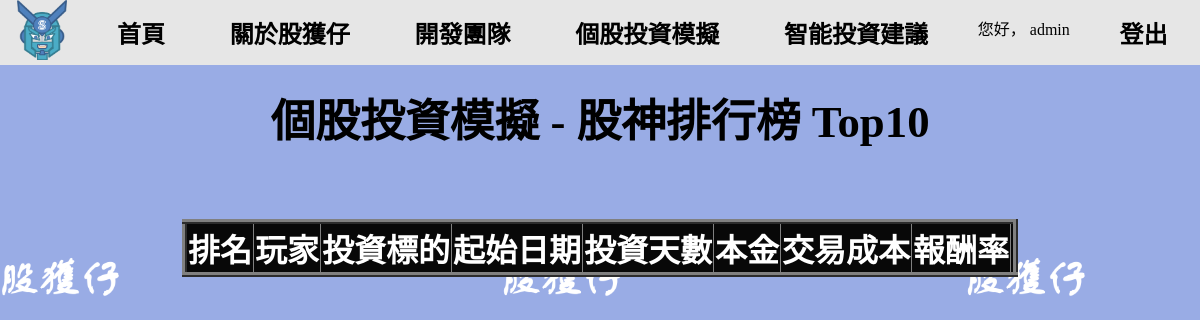
The page /stockGame/ranking (signed in) on the database as committed earlier.
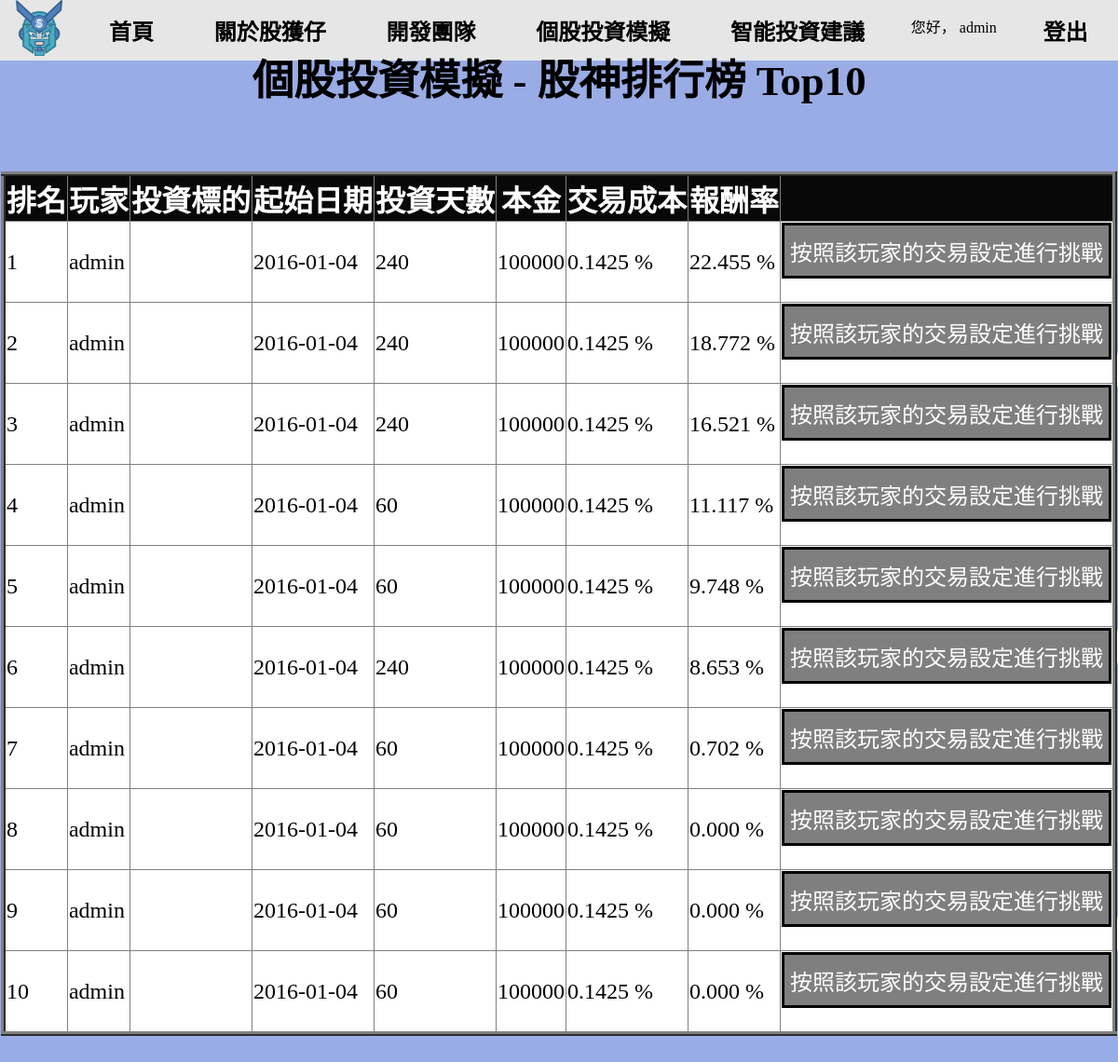
The same page on the database as committed later.
### TradingGame/models.py (models this page shows, shortened)
class RankingHistory(models.Model):
	setup = models.ForeignKey(Setup, on_delete = models.CASCADE) # 交易設定(外來鍵)
	final_rate_of_return = models.FloatField() # 最終報酬率
	class Meta:
		db_table = 'RankingHistory'

class Setup(models.Model):
	user = models.ForeignKey(User, on_delete = models.CASCADE) # 用戶編號(外來鍵)
	stock_code = models.ForeignKey(StockCode, on_delete = models.CASCADE) # 股票代碼
	initial_transaction_date = models.DateField() # 起始交易日
	playing_duration = models.IntegerField(choices = ((60, '60個交易日(三個月)'), (240, '240個交易日(一年)')))
	principal = models.IntegerField() # 本金
	transaction_cost_rate = models.FloatField(choices = ((0.001425, '股票買賣現行手續費率(0.1425%)'), (0, '無'))) # 交易成本比率
	class Meta:
		db_table = 'setup'

### TradingGame/views.py (the view)
# urls.py: url(r'ranking', ranking, name = 'ranking'),
def ranking(request):
    ranking_table = RankingHistory.objects.order_by('-final_rate_of_return')[:10]  # 取前10名
    for i in range(0,len(ranking_table)):
        ranking_table[i].setup.transaction_cost_rate *= 100
        ranking_table[i].final_rate_of_return *= 100
    return render(request, 'ranking.html',{'ranking_table' : ranking_table})

### templates/ranking.html (shortened to what this page needs)
{% extends 'base.html' %}
{% load static %}
{% load staticfiles %}
{% block content %}
{% if user.is_authenticated %}
	<div id = 'ranking_div1'>
		<p style="font-family:微軟正黑體;font-weight:bolder;font-size:280%;text-align: center;">
			個股投資模擬 - 股神排行榜 Top10</p>
		<table border="5" style="table-layout:fixed">
		  　<tr>
			  <th>排名</th>
			　<th>玩家</th>
			  <th>投資標的</th>
			  <th>起始日期</th>
			  <th>投資天數</th>
			  <th>本金</th>
			  <th>交易成本</th>
			　<th>報酬率</th>
			  <th></th>
			</tr>
			{% for record in ranking_table %}
				<tr>
				    <td>{{ forloop.counter }}</td>
			　		<td>{{ record.setup.user }}</td>
					<td>{{ record.setup.stock_code }}</td>
					<td>{{ record.setup.initial_transaction_date }}</td>
					<td>{{ record.setup.playing_duration }}</td>
					<td>{{ record.setup.principal }}</td>
					<td>{{ record.setup.transaction_cost_rate | floatformat:4}} %</td>
			　		<td>{{ record.final_rate_of_return | floatformat:3}} %</td>
					<td>
						<form action="{% url 'playing' %}" method="post">
						 	<input type="submit" value="按照該玩家的交易設定進行挑戰" name = 'setup'>
						</form>
					</td>
				</tr>
			{% endfor %}
		  </table>
	</div>
{% else %}
<div id = 'signUpNotificationDiv'>
  <p>想要使用「個股投資模擬」的功能嗎？</p>
  <p>那就立刻加入股獲仔吧！</p>
  <input type="button" id="input-style1" onclick="location.href='http://127.0.0.1:8000/accounts/login/';" value="立即使用" />
</div>
{% endif %}
{% endblock %}

### templates/base.html (shortened to what this page needs)
{% load static %}
{% load staticfiles %}
<html>
    <head>
        <link rel="stylesheet" href="{% static 'css/style.css' %}">
    </head>
    <body background = "{% static 'images/bg.png' %}">
        <div id = 'menuBar'>
            <ul class="flex-div">
            	<img src = "{% static 'images/stockWinner_02.png' %}" width="50px" height="60px">
                <li><a href="http://127.0.0.1:8000/">首頁</a></li>
                <li><a href="http://127.0.0.1:8000/aboutMe/">關於股獲仔</a></li>
                <li><a href="http://127.0.0.1:8000/developmentTeam/">開發團隊</a></li>
                <li><a href="#">個股投資模擬</a>
                </li>
                <li><a href="http://127.0.0.1:8000/intelligentInvestmentAdvise">智能投資建議</a></li>
                {% if not user.is_authenticated %}
                    <li><a href="http://127.0.0.1:8000/accounts/login/">註冊/登入</a></li>
                {% else %}
               	    <p>您好， {{ user }}</p>
                    <li><a href="http://127.0.0.1:8000/accounts/logout/">登出</a></li>
                {% endif %}
            </ul>
        </div>
   		{% block content %}
    	{% endblock %}
    </body>
</html>

### static/css/style.css (style rules this page uses)
body { margin: 0px; }
#menuBar > ul { background-color: rgb(230, 230, 230); list-style: none; margin: 0; padding: 0; }
#menuBar a { color: inherit; display: block; font-size: 1.5rem; text-decoration: none; font-weight: bold; font-family: '微軟正黑體'; padding: 15; }
.flex-div { display: flex; justify-content: space-around; }

### templates/ranking.html (style rules this page uses)
#ranking_div1 { position: relative; margin:100px auto; width: 100%; top: -10vh; height: 60vh; }
th { font-family: '微軟正黑體'; background-color: #080808; color:#fff; font-size: 2rem }
td { background-color: #fff; font-family: '微軟正黑體'; font-size: 1.5rem }
table { margin-left:auto; margin-right:auto; border-style:inset; border-collapse:collapse; }
input { background-color:rgba(0,0,0,0.5); border: 3px solid black; color:#fff; height: 60px; font-size: 1.5rem; }

### templates/base.html (style rules this page uses)
body { background-repeat: no-repeat; background-attachment: fixed; background-position: bottom; background-size: cover; background-color: rgba(255,255,255,0.6); background-blend-mode: lighten; font-family: 微軟正黑體; }
input { font-family: 微軟正黑體; }

Rows that differ between the two databases and show on the page:
added RankingHistory: setup.user "admin", setup.initial_transaction_date "2016-01-04", setup.playing_duration "240", setup.principal "100000", setup.transaction_cost_rate "0.1425", final_rate_of_return "22.455"
added RankingHistory: setup.user "admin", setup.initial_transaction_date "2016-01-04", setup.playing_duration "240", setup.principal "100000", setup.transaction_cost_rate "0.1425", final_rate_of_return "18.772"
added RankingHistory: setup.user "admin", setup.initial_transaction_date "2016-01-04", setup.playing_duration "240", setup.principal "100000", setup.transaction_cost_rate "0.1425", final_rate_of_return "16.521"
added RankingHistory: setup.user "admin", setup.initial_transaction_date "2016-01-04", setup.playing_duration "60", setup.principal "100000", setup.transaction_cost_rate "0.1425", final_rate_of_return "11.117"
added RankingHistory: setup.user "admin", setup.initial_transaction_date "2016-01-04", setup.playing_duration "60", setup.principal "100000", setup.transaction_cost_rate "0.1425", final_rate_of_return "9.748"
added RankingHistory: setup.user "admin", setup.initial_transaction_date "2016-01-04", setup.playing_duration "240", setup.principal "100000", setup.transaction_cost_rate "0.1425", final_rate_of_return "8.653"
added RankingHistory: setup.user "admin", setup.initial_transaction_date "2016-01-04", setup.playing_duration "60", setup.principal "100000", setup.transaction_cost_rate "0.1425", final_rate_of_return "0.702"
added RankingHistory: setup.user "admin", setup.initial_transaction_date "2016-01-04", setup.playing_duration "60", setup.principal "100000", setup.transaction_cost_rate "0.1425", final_rate_of_return "0.000"
added RankingHistory: setup.user "admin", setup.initial_transaction_date "2016-01-04", setup.playing_duration "60", setup.principal "100000", setup.transaction_cost_rate "0.1425", final_rate_of_return "0.000"
added RankingHistory: setup.user "admin", setup.initial_transaction_date "2016-01-04", setup.playing_duration "60", setup.principal "100000", setup.transaction_cost_rate "0.1425", final_rate_of_return "0.000"
